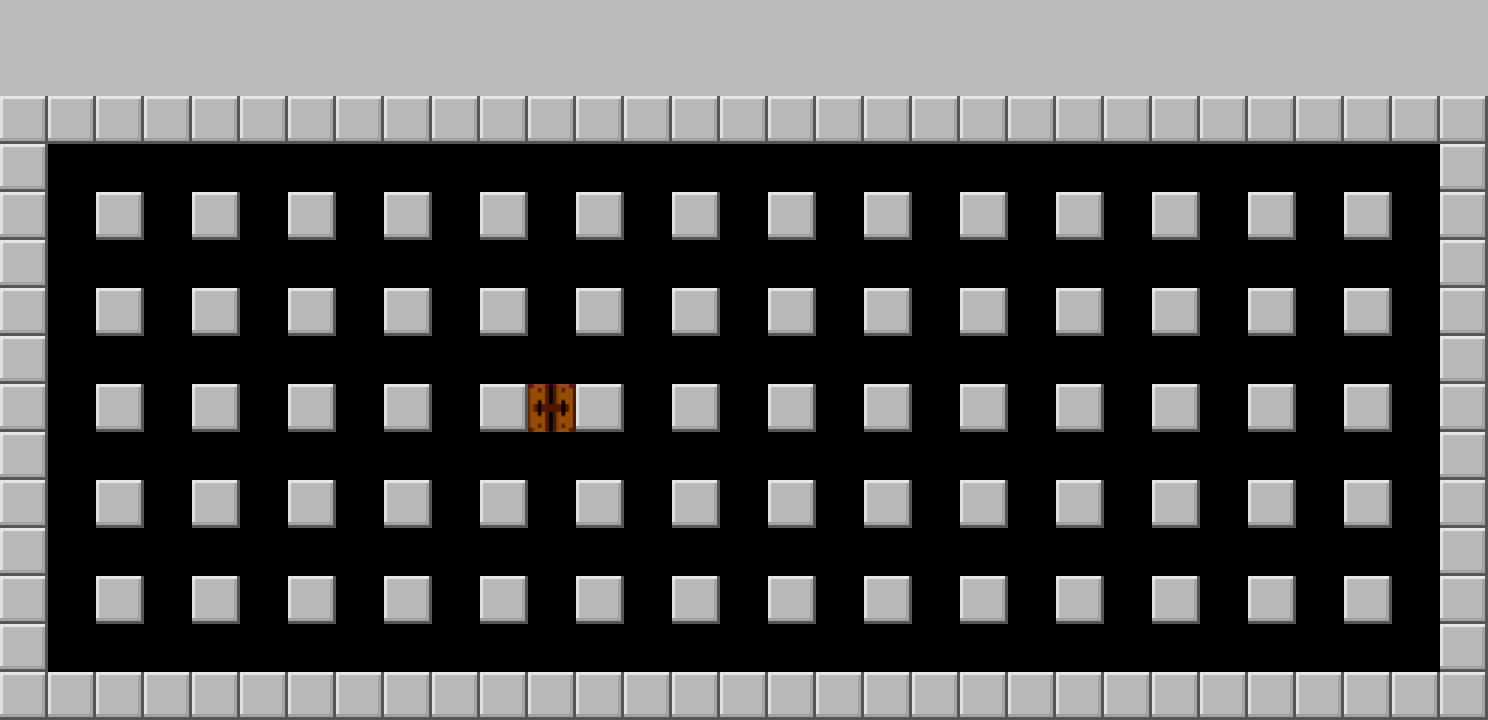

The image is a tile-based game level rendered from a .tmx file. Its description and source (layers, tilesets, objects; grid data summarised) follow:
An orthogonal 31x15 tile map with 48x48 px tiles, 1 tile layer (Tile Layer 1) and 152 objects (75x wall, 61x brick, 3x enemy2, 3x powerup_speed, 2x enemy3, ...).

<map version="1.5" tiledversion="1.7.2" orientation="orthogonal" renderorder="right-down" width="31" height="15" tilewidth="48" tileheight="48" infinite="0" nextlayerid="3" nextobjectid="183">
 <tileset firstgid="1" name="classic" tilewidth="48" tileheight="48" tilecount="256" columns="16">
  <image source="classic.png" width="768" height="768" />
 </tileset>
 <layer id="1" name="Tile Layer 1" width="31" height="15">
  <data>[465 cells, 217 non-empty, 4 distinct tile ids]</data>
 </layer>
 <objectgroup id="2" name="Object Layer 1">
  <object id="1" type="wall" x="0" y="96" width="1488" height="48" />
  <object id="2" type="wall" x="0" y="144" width="48" height="576" />
  <object id="3" type="wall" x="48" y="672" width="1440" height="48" />
  <object id="5" type="wall" x="1440" y="144" width="48" height="528" />
  <object id="6" type="player" x="48" y="144" width="45" height="45" />
  <object id="7" type="enemy3" x="963" y="147" width="42" height="42" />
  <object id="8" type="wall" x="96" y="192" width="48" height="48" />
  <object id="9" type="wall" x="192" y="192" width="48" height="48" />
  <object id="10" type="wall" x="288" y="192" width="48" height="48" />
  <object id="11" type="wall" x="384" y="192" width="48" height="48" />
  <object id="12" type="wall" x="480" y="192" width="48" height="48" />
  <object id="13" type="wall" x="576" y="192" width="48" height="48" />
  <object id="14" type="wall" x="672" y="192" width="48" height="48" />
  <object id="15" type="wall" x="768" y="192" width="48" height="48" />
  <object id="16" type="wall" x="864" y="192" width="48" height="48" />
  <object id="17" type="wall" x="960" y="192" width="48" height="48" />
  <object id="18" type="wall" x="1056" y="192" width="48" height="48" />
  <object id="19" type="wall" x="1152" y="192" width="48" height="48" />
  <object id="20" type="wall" x="96" y="288" width="48" height="48" />
  <object id="21" type="wall" x="192" y="288" width="48" height="48" />
  <object id="22" type="wall" x="288" y="288" width="48" height="48" />
  <object id="23" type="wall" x="384" y="288" width="48" height="48" />
  <object id="24" type="wall" x="480" y="288" width="48" height="48" />
  <object id="25" type="wall" x="576" y="288" width="48" height="48" />
  <object id="26" type="wall" x="672" y="288" width="48" height="48" />
  <object id="27" type="wall" x="768" y="288" width="48" height="48" />
  <object id="28" type="wall" x="864" y="288" width="48" height="48" />
  <object id="29" type="wall" x="960" y="288" width="48" height="48" />
  <object id="30" type="wall" x="1056" y="288" width="48" height="48" />
  <object id="31" type="wall" x="1152" y="288" width="48" height="48" />
  <object id="32" type="wall" x="96" y="384" width="48" height="48" />
  <object id="33" type="wall" x="192" y="384" width="48" height="48" />
  <object id="34" type="wall" x="288" y="384" width="48" height="48" />
  <object id="35" type="wall" x="384" y="384" width="48" height="48" />
  <object id="36" type="wall" x="480" y="384" width="46" height="48" />
  <object id="37" type="wall" x="578" y="384" width="46" height="48" />
  <object id="38" type="wall" x="672" y="384" width="48" height="48" />
  <object id="39" type="wall" x="768" y="384" width="48" height="48" />
  <object id="40" type="wall" x="864" y="384" width="48" height="48" />
  <object id="41" type="wall" x="960" y="384" width="48" height="48" />
  <object id="42" type="wall" x="1056" y="384" width="48" height="48" />
  <object id="43" type="wall" x="1152" y="384" width="48" height="48" />
  <object id="137" type="wall" x="1152" y="384" width="48" height="48" />
  <object id="44" type="wall" x="96" y="480" width="48" height="48" />
  <object id="45" type="wall" x="96" y="576" width="48" height="48" />
  <object id="46" type="wall" x="192" y="480" width="48" height="48" />
  <object id="47" type="wall" x="288" y="480" width="48" height="48" />
  <object id="50" type="wall" x="384" y="480" width="48" height="48" />
  <object id="51" type="wall" x="480" y="480" width="48" height="48" />
  <object id="52" type="wall" x="576" y="480" width="48" height="48" />
  <object id="53" type="wall" x="672" y="480" width="48" height="48" />
  <object id="54" type="wall" x="768" y="480" width="48" height="48" />
  <object id="55" type="wall" x="864" y="480" width="48" height="48" />
  <object id="56" type="wall" x="960" y="480" width="48" height="48" />
  <object id="57" type="wall" x="1056" y="480" width="48" height="48" />
  <object id="58" type="wall" x="1152" y="480" width="48" height="48" />
  <object id="59" type="wall" x="1152" y="576" width="48" height="48" />
  <object id="60" type="wall" x="1056" y="576" width="48" height="48" />
  <object id="61" type="wall" x="960" y="576" width="48" height="48" />
  <object id="62" type="wall" x="864" y="576" width="48" height="48" />
  <object id="63" type="wall" x="768" y="576" width="48" height="48" />
  <object id="64" type="wall" x="672" y="576" width="48" height="48" />
  <object id="65" type="wall" x="576" y="576" width="48" height="48" />
  <object id="66" type="wall" x="480" y="576" width="48" height="48" />
  <object id="67" type="wall" x="384" y="576" width="48" height="48" />
  <object id="68" type="wall" x="288" y="576" width="48" height="48" />
  <object id="69" type="wall" x="192" y="576" width="48" height="48" />
  <object id="70" type="enemy3" x="676.333" y="340.333" width="42" height="42" />
  <object id="71" type="enemy4" x="147" y="627" width="42" height="42" />
  <object id="72" type="enemy2" x="1204.33" y="386.333" width="42" height="42" />
  <object id="73" type="brick" x="144" y="192" width="48" height="48" />
  <object id="74" type="brick" x="192" y="240" width="48" height="48" />
  <object id="76" type="brick" x="144" y="288" width="48" height="48" />
  <object id="77" type="brick" x="288" y="240" width="48" height="48" />
  <object id="78" type="brick" x="288" y="336" width="48" height="48" />
  <object id="79" type="brick" x="336" y="192" width="48" height="48" />
  <object id="80" type="brick" x="336" y="144" width="48" height="48" />
  <object id="81" type="brick" x="1104" y="192" width="48" height="48" />
  <object id="82" type="brick" x="768" y="432" width="48" height="48" />
  <object id="83" type="brick" x="816" y="384" width="48" height="48" />
  <object id="84" type="brick" x="768" y="336" width="48" height="48" />
  <object id="85" type="brick" x="1056" y="240" width="48" height="48" />
  <object id="86" type="brick" x="1152" y="240" width="48" height="48" />
  <object id="87" type="brick" x="1104" y="240" width="48" height="48" />
  <object id="88" type="door" x="528" y="392" width="48" height="32" />
  <object id="89" type="powerup_flamepass" x="292" y="341.333" width="40" height="40" />
  <object id="91" type="powerup_speed" x="772.667" y="340" width="40" height="40" />
  <object id="92" type="powerup_speed" x="1156" y="244" width="40" height="40" />
  <object id="94" type="brick" x="384" y="240" width="48" height="48" />
  <object id="95" type="brick" x="432" y="192" width="48" height="48" />
  <object id="96" type="brick" x="144" y="240" width="48" height="48" />
  <object id="97" type="brick" x="96" y="336" width="48" height="48" />
  <object id="99" type="brick" x="190.667" y="334.667" width="48" height="48" />
  <object id="100" type="wall" x="1248" y="192" width="48" height="48" />
  <object id="101" type="wall" x="1248" y="288" width="48" height="48" />
  <object id="103" type="wall" x="1248" y="384" width="48" height="48" />
  <object id="105" type="wall" x="1248" y="480" width="48" height="48" />
  <object id="106" type="wall" x="1248" y="576" width="48" height="48" />
  <object id="107" type="brick" x="1248" y="240" width="48" height="48" />
  <object id="108" type="brick" x="1200" y="288" width="48" height="48" />
  </objectgroup>
</map>
<!-- 52 of 152 objects omitted -->